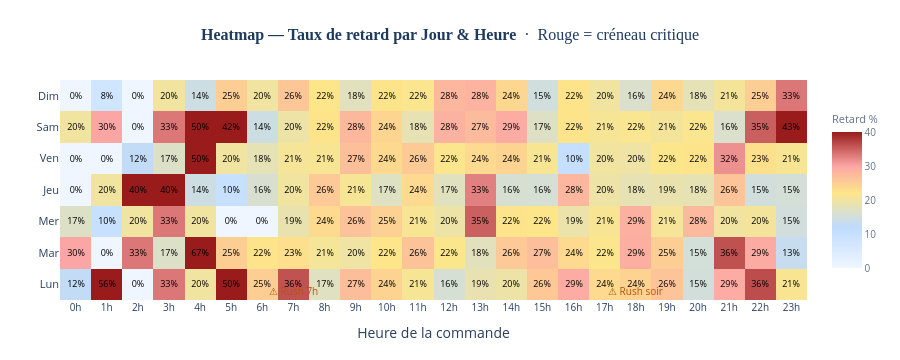

Here is the notebook cell this chart was saved with:
### Markdown cell above
---
## 5. Heatmap Retards — Jour × Heure

Les zones rouges = créneaux à risque opérationnel.
Outil de décision direct pour le planning livreurs.

### Code cell
DOW_ORDER  = ["Monday","Tuesday","Wednesday","Thursday","Friday","Saturday","Sunday"]
DOW_LABELS = ["Lun","Mar","Mer","Jeu","Ven","Sam","Dim"]

hm_data = (
    ov.groupby(["order_day_of_week", "order_hour"])["status_clean"]
    .apply(lambda x: round((x == "late").mean() * 100, 1))
    .reset_index()
    .rename(columns={"status_clean": "late_rate"})
)

pivot = (
    hm_data
    .pivot(index="order_day_of_week", columns="order_hour", values="late_rate")
    .reindex([d for d in DOW_ORDER if d in hm_data["order_day_of_week"].unique()])
)

fig = go.Figure(go.Heatmap(
    z=pivot.values,
    x=[f"{h}h" for h in pivot.columns],
    y=DOW_LABELS[:len(pivot)],
    colorscale=[
        [0.0,  "#EFF6FF"],
        [0.3,  "#BFDBFE"],
        [0.55, "#FDE68A"],
        [0.75, "#FCA5A5"],
        [1.0,  "#991B1B"],
    ],
    zmin=0, zmax=40,
    text=[[f"{v:.0f}%" if not np.isnan(v) else "" for v in row] for row in pivot.values],
    texttemplate="%{text}",
    textfont=dict(size=9, color="black"),
    hovertemplate="<b>%{y} — %{x}</b><br>Taux retard : %{z:.1f} %<extra></extra>",
    colorbar=dict(
        title=dict(text="Retard %", font=dict(size=11, color=GRAY)),
        tickfont=dict(size=10, color=GRAY),
        len=0.8,
    ),
))

# Annotations spikes
for h, label in [(7, "Rush 7h"), (18, "Rush soir")]:
    fig.add_annotation(
        x=f"{h}h", y=0, yref="paper",
        text=f"⚠ {label}", showarrow=False,
        font=dict(size=10, color=AMBER),
        yanchor="bottom",
    )

fig.update_layout(
    title=dict(
        text="<b>Heatmap — Taux de retard par Jour & Heure</b>"
             "  ·  Rouge = créneau critique",
        font=dict(size=16, color=NAVY, family="Georgia"), x=0.5,
    ),
    height=360,
    paper_bgcolor=WHITE,
    xaxis=dict(tickfont=dict(size=10), title="Heure de la commande"),
    yaxis=dict(tickfont=dict(size=11), title=""),
    margin=dict(t=80, b=60, l=60, r=80),
)
fig.show()

### Figure 1 — Plotly figure (JSON) as saved in the notebook; plotly's stock layout.template omitted (floating-point values rounded to 4 significant figures; data arrays with more than 128 entries replaced by an {"elided": "..."} marker saying what was removed)
{"data": [{"colorbar": {"len": 0.8, "tickfont": {"color": "#64748B", "size": 10}, "title": {"font": {"color": "#64748B", "size": 11}, "text": "Retard %"}}, "colorscale": [[0, "#EFF6FF"], [0.3, "#BFDBFE"], [0.55, "#FDE68A"], [0.75, "#FCA5A5"], [1, "#991B1B"]], "hovertemplate": "<b>%{y} — %{x}</b><br>Taux retard : %{z:.1f} %<extra></extra>", "text": {"elided": "7x24 str values"}, "textfont": {"color": "black", "size": 9}, "texttemplate": "%{text}", "type": "heatmap", "x": ["0h", "1h", "2h", "3h", "4h", "5h", "6h", "7h", "8h", "9h", "10h", "11h", "12h", "13h", "14h", "15h", "16h", "17h", "18h", "19h", "20h", "21h", "22h", "23h"], "y": ["Lun", "Mar", "Mer", "Jeu", "Ven", "Sam", "Dim"], "z": {"elided": "7x24 float values"}, "zmax": 40, "zmin": 0}], "layout": {"annotations": [{"font": {"color": "#B45309", "size": 10}, "showarrow": false, "text": "⚠ Rush 7h", "x": "7h", "y": 0, "yanchor": "bottom", "yref": "paper"}, {"font": {"color": "#B45309", "size": 10}, "showarrow": false, "text": "⚠ Rush soir", "x": "18h", "y": 0, "yanchor": "bottom", "yref": "paper"}], "height": 360, "margin": {"b": 60, "l": 60, "r": 80, "t": 80}, "paper_bgcolor": "#FFFFFF", "title": {"font": {"color": "#1E3A5F", "family": "Georgia", "size": 16}, "text": "<b>Heatmap — Taux de retard par Jour & Heure</b>  ·  Rouge = créneau critique", "x": 0.5}, "xaxis": {"tickfont": {"size": 10}, "title": {"text": "Heure de la commande"}}, "yaxis": {"tickfont": {"size": 11}, "title": {"text": ""}}}}
